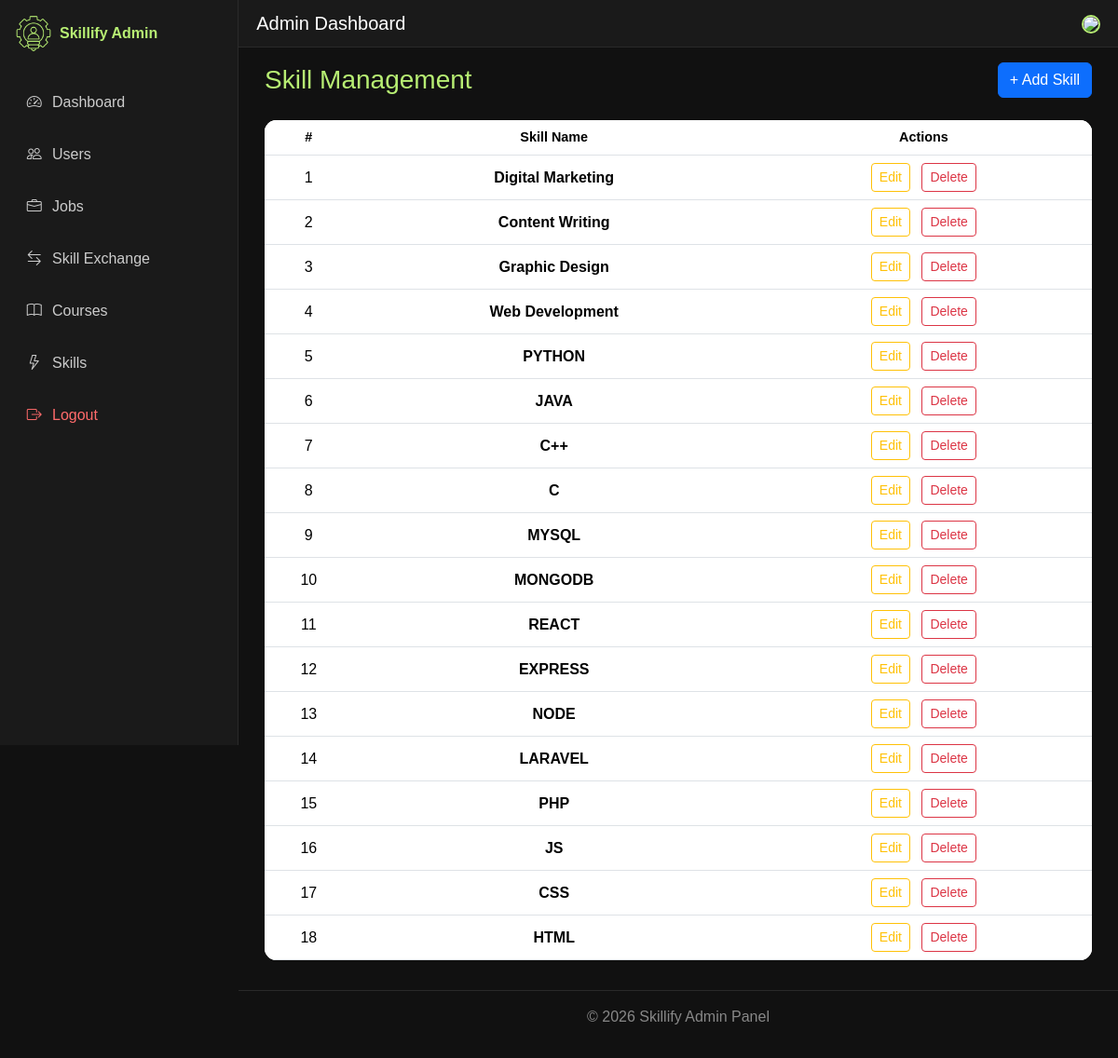
Page /admin/skills.php (signed in) on the committed database.
### tables this page shows
CREATE TABLE `skills` (
  `id` int(11) NOT NULL,
  `name` varchar(100) DEFAULT NULL
);

### admin/skills.php (the view, shortened to what this page needs)
<?php
include "includes/header.php";
$con = mysqli_connect("localhost", "root", "", "skillify");
$skills = mysqli_query($con, "SELECT * FROM skills ORDER BY id DESC");
?>
<main class="admin-content">
    <div class="container-fluid">
        <div class="d-flex justify-content-between align-items-center mb-4 flex-wrap gap-2">
            <h3 class="color mb-0">Skill Management</h3>
            <a href="addskill.php" class="btn btn-primary">
                + Add Skill
            </a>
        </div>
        <div class="table-responsive d-none d-md-block">
            <table class="table table-hover align-middle custom-table">
                <thead>
                    <tr>
                        <th>#</th>
                        <th>Skill Name</th>
                        <th>Actions</th>
                    </tr>
                </thead>
                <tbody>
                    <?php $i = 1;
                    while ($row = mysqli_fetch_assoc($skills)) { ?>
                        <tr>
                            <td><?= $i++ ?></td>
                            <td class="fw-semibold">
                                <?= $row['name'] ?>
                            </td>
                            <td>
                                <a href="editskill.php?id=<?= $row['id'] ?>" class="btn btn-sm btn-outline-warning me-2">
                                    Edit
                                </a>
                                <a href="skills.php?delete_id=<?= $row['id'] ?>"
                                    class="btn btn-sm btn-outline-danger delete-btn">
                                    Delete
                                </a>
                            </td>
                        </tr>
                    <?php } ?>
                </tbody>
            </table>
        </div>
    </div>
</main>
<?php include "includes/footer.php"; ?>

### admin/includes/header.php (shortened to what this page needs)
<!DOCTYPE html>
<html lang="en">
<head>
    <link href="https://cdn.jsdelivr.net/npm/bootstrap@5.3.2/dist/css/bootstrap.min.css" rel="stylesheet">
    <link href="https://cdn.jsdelivr.net/npm/bootstrap-icons@1.11.3/font/bootstrap-icons.css" rel="stylesheet">
    <link rel="stylesheet" href="./public/style.css">
</head>
<body>
    <div class="admin-wrapper">
        <aside class="admin-sidebar">
            <div class="sidebar-header">
                <img src="../images/logo.png" class="logo">
                <span>Skillify Admin</span>
            </div>
            <ul class="sidebar-menu">
                <li><a href="dashboard.php"><i class="bi bi-speedometer2"></i> Dashboard</a></li>
                <li><a href="users.php"><i class="bi bi-people"></i> Users</a></li>
                <li><a href="jobs.php"><i class="bi bi-briefcase"></i> Jobs</a></li>
                <li><a href="skillexchange.php"><i class="bi bi-arrow-left-right"></i> Skill Exchange</a></li>
                <li><a href="courses.php"><i class="bi bi-book"></i> Courses</a></li>
                <li><a href="skills.php"><i class="bi bi-lightning"></i> Skills</a></li>
                <li class="logout">
                    <a href="logout.php"><i class="bi bi-box-arrow-right"></i> Logout</a>
                </li>
            </ul>
        </aside>
        <div class="admin-main">
            <header class="admin-topbar d-flex justify-content-between align-items-center">
                <h5 class="mb-0">Admin Dashboard</h5>
                <div class="admin-profile">
                    <img src="../images/avtar.gif">
                </div>
            </header>

### admin/includes/footer.php (shortened to what this page needs)
<footer class="admin-footer text-center">
    <p>©
        <?php echo date("Y"); ?> Skillify Admin Panel
    </p>
</footer>
</div>
</div>
</body>
</html>

### admin/public/style.css (style rules this page uses)
body { margin: 0; background: #111111; color: white; font-family: sans-serif; }
.admin-wrapper { display: flex; }
.admin-sidebar { width: 16rem; height: 100vh; background: #1a1a1a; position: fixed; left: 0; top: 0; padding: 1rem; border-right: 0.0625rem solid #2a2a2a; transition: 0.3s; }
.sidebar-header { display: flex; align-items: center; margin-bottom: 2rem; }
.sidebar-header .logo { width: 2.5rem; margin-right: 0.5rem; }
.sidebar-header span { color: #b7ee73; font-weight: 700; }
.sidebar-menu { list-style: none; padding: 0; }
.sidebar-menu li { margin-bottom: 0.8rem; }
.sidebar-menu a { display: flex; align-items: center; gap: 0.7rem; padding: 0.6rem 0.8rem; color: #ccc; text-decoration: none; border-radius: 0.4rem; transition: 0.3s; }
.sidebar-menu .logout a { color: #ff6b6b; }
.admin-main { margin-left: 16rem; width: 100%; display: flex; flex-direction: column; min-height: 100vh; }
.admin-topbar { background: #1a1a1a; padding: 0.8rem 1.2rem; border-bottom: 0.0625rem solid #2a2a2a; }
.admin-profile img { width: 2.5rem; border-radius: 50%; border: 0.125rem solid #b7ee73; }
.color { color: #b7ee73; }
.admin-content { padding: 1.5rem; flex: 1; }
.admin-footer { border-top: 0.0625rem solid #2a2a2a; padding: 1rem; color: #888; }
.custom-table { background: #fff; border-radius: 0.8rem; overflow: hidden; }
.custom-table thead { background: #f8f9fa; }
.custom-table th { font-weight: 600; font-size: 0.9rem; text-align: center; }
.custom-table td { text-align: center; }
.admin-content { padding: 1rem; }

### rows in the picture
skills: name "Digital Marketing"
skills: name "Content Writing"
skills: name "Graphic Design"
skills: name "Web Development"
skills: name "PYTHON"
skills: name "JAVA"
skills: name "C++"
skills: name "C"
skills: name "MYSQL"
skills: name "MONGODB"
skills: name "REACT"
skills: name "EXPRESS"
skills: name "NODE"
skills: name "LARAVEL"
skills: name "PHP"
skills: name "JS"
skills: name "CSS"
skills: name "HTML"
